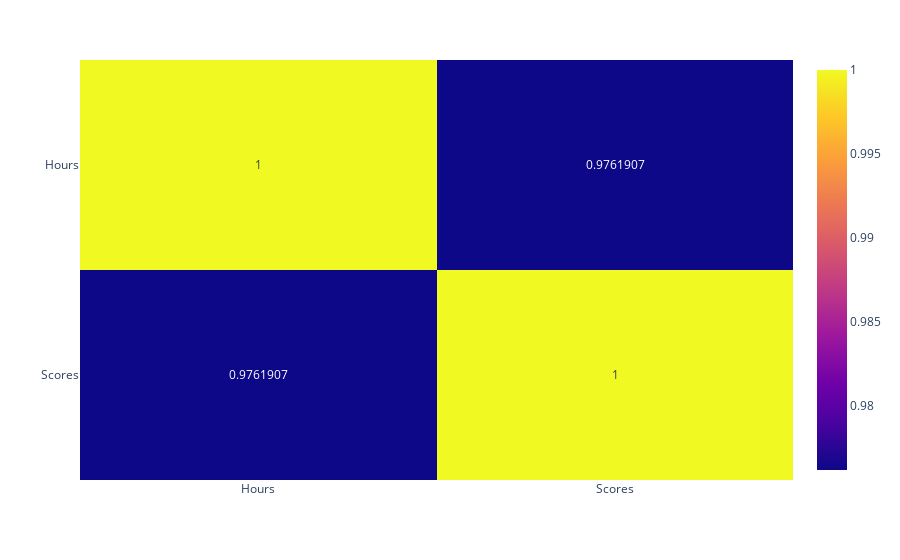

Notebook code cell kept with this figure:
### Code cell
fig=px.imshow(data.corr(),text_auto=True,aspect=True)
fig.show()

### Figure 1 — Plotly figure (JSON) as saved in the notebook; plotly's stock layout.template omitted (floating-point values rounded to 4 significant figures)
{"data": [{"coloraxis": "coloraxis", "hovertemplate": "x: %{x}<br>y: %{y}<br>color: %{z}<extra></extra>", "name": "0", "texttemplate": "%{z}", "type": "heatmap", "x": ["Hours", "Scores"], "xaxis": "x", "y": ["Hours", "Scores"], "yaxis": "y", "z": [[1, 0.9762], [0.9762, 1]]}], "layout": {"coloraxis": {"colorscale": [[0, "#0d0887"], [0.1111, "#46039f"], [0.2222, "#7201a8"], [0.3333, "#9c179e"], [0.4444, "#bd3786"], [0.5556, "#d8576b"], [0.6667, "#ed7953"], [0.7778, "#fb9f3a"], [0.8889, "#fdca26"], [1, "#f0f921"]]}, "margin": {"t": 60}, "xaxis": {"anchor": "y", "domain": [0, 1]}, "yaxis": {"anchor": "x", "autorange": "reversed", "domain": [0, 1]}}}
